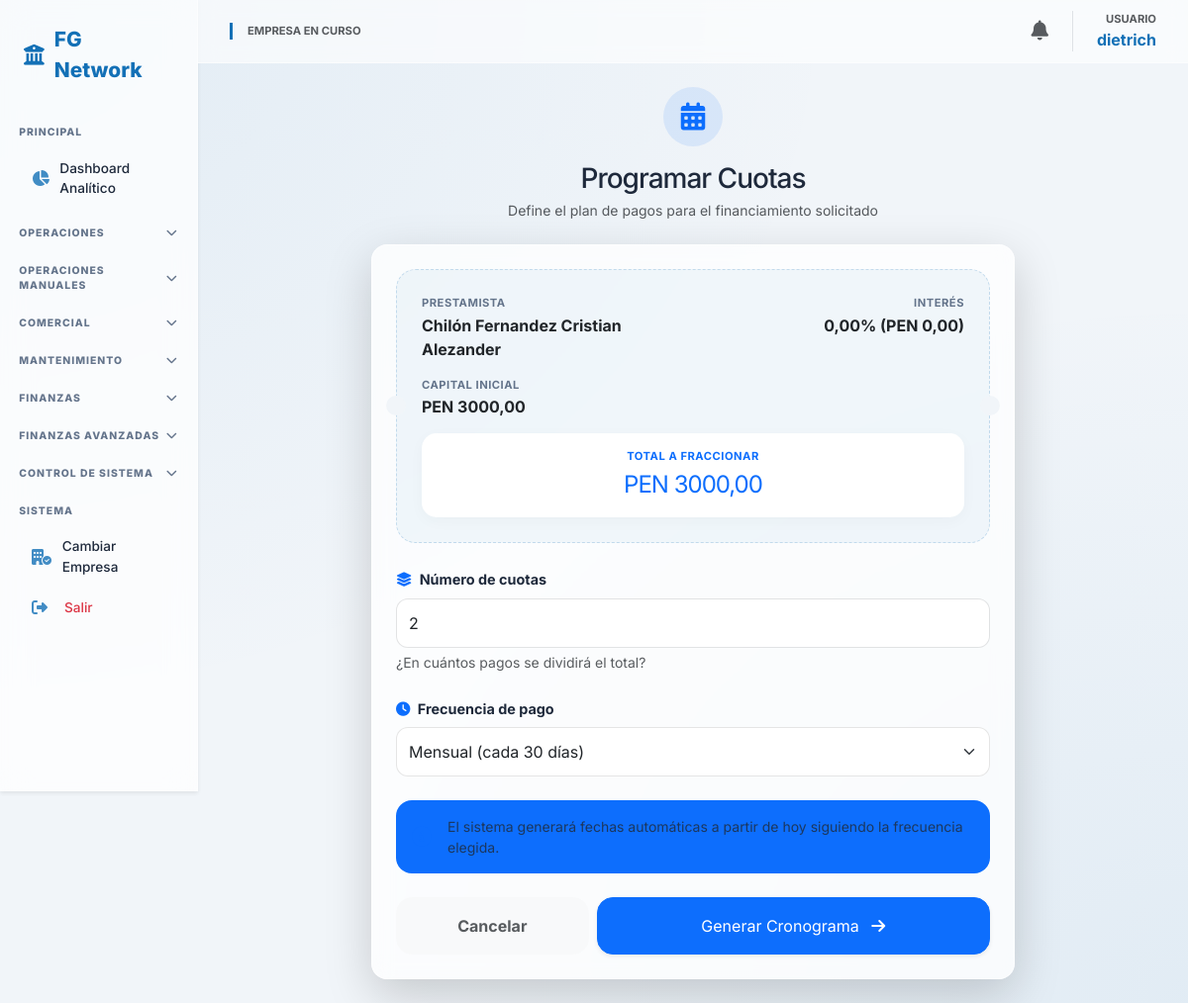
/finanzas/prestamos/cuotas/19/ (signed in), run on the app's committed database.
### core/models.py (models this page shows, shortened)
class Usuario(AbstractUser):
    empresa_actual = models.ForeignKey(Empresa, on_delete=models.SET_NULL, null=True, blank=True, related_name='usuarios_activos')
    rol = models.ForeignKey(Rol, on_delete=models.PROTECT, null=True)
    empresas_permitidas = models.ManyToManyField(Empresa, related_name='personal')

class Prestamo(models.Model):
    ESTADO_CHOICES = [('Pendiente', 'Pendiente'), ('Pagado', 'Pagado')]
    empresa = models.ForeignKey(Empresa, on_delete=models.CASCADE)
    comprobante = models.ForeignKey(
        'Comprobante',
        on_delete=models.SET_NULL,
        null=True,
        blank=True,
        related_name='prestamos'
    )
    prestamista = models.CharField(max_length=200)
    moneda = models.CharField(max_length=3, default='PEN')
    monto_capital = models.DecimalField(max_digits=12, decimal_places=2)
    porcentaje_interes = models.DecimalField(max_digits=5, decimal_places=2)
    monto_interes = models.DecimalField(max_digits=12, decimal_places=2, editable=False) # Se calcula solo
    estado = models.CharField(max_length=20, choices=ESTADO_CHOICES, default='Pendiente')
    fecha_prestamo = models.DateField()
    fecha_vencimiento = models.DateField()

### core/views.py (the view, shortened to what this page needs)
# urls.py: path('finanzas/prestamos/cuotas/<int:prestamo_id>/', views.configurar_cuotas_prestamo, name='configurar_cuotas_prestamo'),
@login_required
@transaction.atomic
def configurar_cuotas_prestamo(request, prestamo_id):
    prestamo = get_object_or_404(Prestamo, id=prestamo_id, empresa_id=request.session['empresa_id'])
    return render(request, 'core/configurar_cuotas_prestamo.html', {'prestamo': prestamo})

### core/context_processors.py (called while the page is built)
def global_context(request):
    context = {
        'n_count': 0,
        'n_alertas': [],
        'user_permisos': {}
    }
    if request.user.is_authenticated:
        emp_id = request.session.get('empresa_id')
        if emp_id:
            context['n_count'] = Notificacion.objects.filter(empresa_id=emp_id, leida=False).count()
            context['n_alertas'] = Notificacion.objects.filter(empresa_id=emp_id, leida=False)[:5]
        if hasattr(request.user, 'rol') and request.user.rol:
            context['user_permisos'] = request.user.rol.permisos
    return context

### core/templates/core/configurar_cuotas_prestamo.html (shortened to what this page needs)
{% extends 'core/base.html' %}
{% block content %}
<div class="dashboard-container" style="max-width: 650px; margin: 0 auto;">
    <div class="text-center mb-4">
        <div class="bg-primary bg-opacity-10 text-primary rounded-circle d-inline-flex align-items-center justify-content-center mb-3" style="width: 60px; height: 60px;">
            <i class="fa-solid fa-calendar-days fs-3"></i>
        </div>
        <h3 class="fw-800 mb-1" style="color: var(--text-dark); letter-spacing: -1px;">Programar Cuotas</h3>
        <p class="text-muted small">Define el plan de pagos para el financiamiento solicitado</p>
    </div>
    <div class="glass-card shadow-lg p-4">
        <div class="loan-statement mb-4">
            <div class="row">
                <div class="col-6 mb-3">
                    <div class="info-tag">Prestamista</div>
                    <div class="fw-bold text-dark">{{ prestamo.prestamista }}</div>
                </div>
                <div class="col-6 mb-3 text-end">
                    <div class="info-tag">Interés</div>
                    <div class="fw-bold text-dark">{{ prestamo.porcentaje_interes }}% ({{ prestamo.moneda }} {{ prestamo.monto_interes|floatformat:2 }})</div>
                </div>
                <div class="col-12">
                    <div class="info-tag">Capital Inicial</div>
                    <div class="fw-bold text-dark">{{ prestamo.moneda }} {{ prestamo.monto_capital|floatformat:2 }}</div>
                </div>
            </div>
            <div class="total-fraction">
                <div class="info-tag text-primary">Total a Fraccionar</div>
                <div class="fw-800 text-primary" style="font-size: 1.5rem; letter-spacing: -1px;">
                    {{ prestamo.moneda }} {{ prestamo.monto_capital|add:prestamo.monto_interes|floatformat:2 }}
                </div>
            </div>
        </div>
        <form method="POST">
            <div class="mb-4">
                <label class="form-label-fintech"><i class="fa-solid fa-layer-group me-1 text-primary"></i> Número de cuotas</label>
                <input type="number" name="num_cuotas" class="form-control input-fintech" min="2" value="2" required placeholder="Ej: 12">
                <div class="form-text small">¿En cuántos pagos se dividirá el total?</div>
            </div>
            <div class="mb-4">
                <label class="form-label-fintech"><i class="fa-solid fa-clock text-primary me-1"></i> Frecuencia de pago</label>
                <select name="frecuencia" class="form-select input-fintech">
                    <option value="30" selected>Mensual (cada 30 días)</option>
                </select>
            </div>
            <div class="alert bg-primary bg-opacity-5 border-0 rounded-4 d-flex align-items-center p-3 mb-4">
                <i class="fa-solid fa-circle-info text-primary fs-5 me-3"></i>
                <p class="mb-0 small text-muted">
                    El sistema generará fechas automáticas a partir de hoy siguiendo la frecuencia elegida.
                </p>
            </div>
            <div class="row g-2">
                <div class="col-4">
                    <a href="{% url 'lista_prestamos' %}" class="btn btn-light w-100 py-3 rounded-4 fw-bold text-muted">
                        Cancelar
                    </a>
                </div>
                <div class="col-8">
                    <button type="submit" class="btn btn-primary w-100 py-3 rounded-4 fw-800 shadow-sm">
                        Generar Cronograma <i class="fa-solid fa-arrow-right ms-2"></i>
                    </button>
                </div>
            </div>
        </form>
    </div>
</div>
{% endblock %}

### core/templates/core/base.html (shortened to what this page needs)
<!DOCTYPE html>
<html lang="es">
<head>
    <link href="https://cdn.jsdelivr.net/npm/bootstrap@5.3.0/dist/css/bootstrap.min.css" rel="stylesheet">
    <link rel="stylesheet" href="https://cdnjs.cloudflare.com/ajax/libs/font-awesome/6.4.2/css/all.min.css">
</head>
<body>
<div class="container-fluid p-0">
    <div class="row g-0">
        <nav class="col-md-2 sidebar d-none d-md-block shadow-sm">
            <div class="sidebar-brand">
                <i class="fa-solid fa-building-columns"></i> FG Network
            </div>
            <div class="menu-header">PRINCIPAL</div>
            <a href="{% url 'dashboard' %}" class="nav-link-item">
                <i class="fa-solid fa-chart-pie"></i> Dashboard Analítico
            </a>
            <div class="menu-header" data-bs-toggle="collapse" data-bs-target="#menuOperaciones">
                OPERACIONES <i class="fa-solid fa-chevron-down chevron"></i>
            </div>
            <div class="menu-header" data-bs-toggle="collapse" data-bs-target="#menuManuales">
                OPERACIONES MANUALES <i class="fa-solid fa-chevron-down chevron"></i>
            </div>
            <div class="menu-header" data-bs-toggle="collapse" data-bs-target="#menuCotizaciones">
                COMERCIAL <i class="fa-solid fa-chevron-down chevron"></i>
            </div>
            <div class="menu-header" data-bs-toggle="collapse" data-bs-target="#menuMantenimiento">
                MANTENIMIENTO <i class="fa-solid fa-chevron-down chevron"></i>
            </div>
            <div class="menu-header" data-bs-toggle="collapse" data-bs-target="#menuFinanzas">
                FINANZAS <i class="fa-solid fa-chevron-down chevron"></i>
            </div>
            <div class="menu-header" data-bs-toggle="collapse" data-bs-target="#menuFinanzasAv">
                FINANZAS AVANZADAS <i class="fa-solid fa-chevron-down chevron"></i>
            </div>
            <div class="menu-header" data-bs-toggle="collapse" data-bs-target="#menuControl">
                CONTROL DE SISTEMA <i class="fa-solid fa-chevron-down chevron"></i>
            </div>
            <div class="menu-header">SISTEMA</div>
            <a href="{% url 'seleccionar_empresa' %}" class="nav-link-item"><i class="fa-solid fa-building-circle-check"></i> Cambiar Empresa</a>
            <a href="{% url 'logout' %}" class="text-danger"><i class="fa-solid fa-right-from-bracket"></i> Salir</a>
        </nav>
        <main class="col-md-10 main-content">
            <nav class="navbar d-flex justify-content-between sticky-top">
                <div class="d-flex align-items-center gap-3">
                    <div style="border-left: 3px solid var(--primary); padding-left: 15px;">
                        <span class="text-muted small d-block" style="font-size: 0.7rem; font-weight: 700; text-transform: uppercase;">Empresa en curso</span>
                    </div>
                </div>
                <div class="d-flex align-items-center gap-4">
                    <div class="dropdown">
                        <a href="#" class="text-muted position-relative" data-bs-toggle="dropdown">
                            <i class="fa-solid fa-bell fs-5"></i>
                        </a>
                    </div>
                    <div class="text-end border-start ps-4">
                        <span class="text-muted small d-block" style="font-size: 0.7rem; font-weight: 700;">USUARIO</span>
                        <span class="fw-bold" style="color: var(--primary);">{{ user.username }}</span>
                    </div>
                </div>
            </nav>
            <div class="p-4">
                {% block content %}{% endblock %}
            </div>
        </main>
    </div>
</div>
</body>
</html>

### core/templates/core/base.html (style rules this page uses)
:root { --primary: #1370b6; --primary-soft: rgba(19, 112, 182, 0.08); --glass-white: rgba(255, 255, 255, 0.75); --glass-border: rgba(255, 255, 255, 0.5); --text-dark: #1e293b; --text-muted: #64748b; --bg-fintech: #f1f5f9; }
body { background-color: var(--bg-fintech); background-image: radial-gradient(at 0% 0%, rgba(19, 112, 182, 0.07) 0px, transparent 50%), radial-gradient(at 100% 100%, rgba(19, 112, 182, 0.07) 0px, transparent 50%); background-attachment: fixed; font-family: 'Inter', sans-serif; color: var(--text-dark); margin: 0; }
.sidebar { background: var(--glass-white); backdrop-filter: blur(15px); -webkit-backdrop-filter: blur(15px); border-right: 1px solid var(--glass-border); height: 100vh; position: fixed; overflow-y: auto; z-index: 1000; padding-bottom: 50px; }
.sidebar-brand { padding: 1.5rem; font-weight: 800; color: var(--primary); font-size: 1.3rem; display: flex; align-items: center; gap: 10px; }
.menu-header { padding: 1rem 1.2rem 0.4rem; font-size: 0.65rem; font-weight: 800; text-transform: uppercase; color: var(--text-muted); letter-spacing: 1px; display: flex; justify-content: space-between; align-items: center; cursor: pointer; transition: all 0.2s; }
.sidebar a { color: var(--text-dark); text-decoration: none; padding: 0.6rem 1.2rem; display: flex; align-items: center; font-size: 0.85rem; font-weight: 500; border-radius: 8px; margin: 0.1rem 0.8rem; transition: all 0.2s ease; }
.sidebar a i { width: 25px; font-size: 1rem; margin-right: 8px; color: var(--primary); opacity: 0.8; }
.navbar { background: rgba(255, 255, 255, 0.6) !important; backdrop-filter: blur(10px); -webkit-backdrop-filter: blur(10px); border-bottom: 1px solid var(--glass-border); padding: 0.7rem 2rem; }
.main-content { margin-left: 16.666667%; min-height: 100vh; }
.menu-header i.chevron { transition: transform 0.3s ease; font-size: 0.7rem; }
.glass-card { background: var(--glass-white); backdrop-filter: blur(10px); border-radius: 16px; border: 1px solid var(--glass-border); box-shadow: 0 10px 30px rgba(0,0,0,0.03); padding: 20px; }

### core/templates/core/configurar_cuotas_prestamo.html (style rules this page uses)
.loan-statement { background: rgba(19, 112, 182, 0.05); border-radius: 20px; padding: 25px; border: 1px dashed rgba(19, 112, 182, 0.2); position: relative; }
.loan-statement::before, .loan-statement::after { content: ""; position: absolute; width: 20px; height: 20px; background: var(--bg-fintech); border-radius: 50%; top: 50%; transform: translateY(-50%); }
.loan-statement::before { left: -11px; }
.loan-statement::after { right: -11px; }
.total-fraction { background: white; border-radius: 15px; padding: 15px; text-align: center; margin-top: 15px; box-shadow: 0 4px 15px rgba(0,0,0,0.03); }
.info-tag { font-size: 0.7rem; font-weight: 700; text-transform: uppercase; color: var(--text-muted); letter-spacing: 0.5px; margin-bottom: 2px; }
.form-label-fintech { font-weight: 700; color: var(--text-dark); font-size: 0.9rem; margin-bottom: 8px; }
.input-fintech { border-radius: 12px; padding: 12px; border: 1px solid rgba(0,0,0,0.1); transition: all 0.3s; }

### data on the page
Usuario: username "dietrich"
Prestamo: prestamista "Chilón Fernandez Cristian Alezander", porcentaje_interes "0,00", moneda "PEN", monto_interes "0,00", monto_capital "3000,00", monto_capital|add "3000,00"
